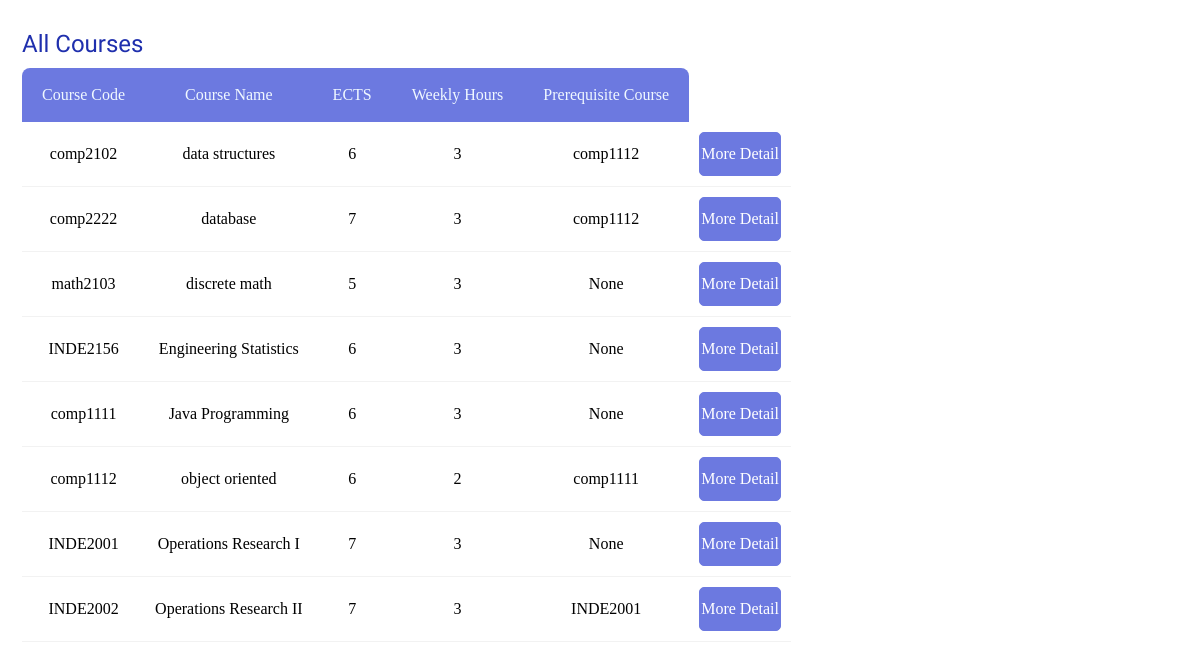
The app's page /main/courses.php with its own data.
### tables this page shows
CREATE TABLE IF NOT EXISTS course (
  courseCode varchar(10) NOT NULL,
  courseName varchar(100) NOT NULL,
  ects int(2) NOT NULL,
  numHours int(2) NOT NULL,
  prereq_courseCode varchar(10) DEFAULT NULL,
  PRIMARY KEY (courseCode),
  KEY fk_course_course1_idx (prereq_courseCode)
);

### main/courses.php (the view, shortened to what this page needs)
<?php
include ("conn.php");
$sql= "SELECT * FROM course order by courseName;";
$result = mysqli_query($conn,$sql);
$numOfFields = mysqli_num_fields($result);
$resultset = null;
while ($row = mysqli_fetch_array($result)) {
    $resultset[] = $row;
}
?>
<!DOCTYPE html>
<html lang="en">
    <head>
        <link rel="stylesheet" href="style.css">
    </head>
    <body>
        <div class="container">
            <div class="table-box">
                <span class="table-name">All Courses</span>
                <table cellspacing="0">
                    <tr>
                        <th>Course&nbsp;Code</th>
                        <th>Course&nbsp;Name</th>
                        <th>ECTS</th>
                        <th>Weekly&nbsp;Hours</th>
                        <th>Prerequisite&nbsp;Course</th>
                    </tr>
                    <?php
                    foreach($resultset as $row){
                        echo "<tr>";
                        for($i=0; $i<$numOfFields; $i++){
                            if($i==$numOfFields-1 && $row[$i]===null){
                                echo "<td> None </td>";
                            } else {
                                echo "<td>".$row[$i]."</td>";
                            }
                        }
                        echo "<td><a href='course-detail.php?courseCode=$row[0]'><div class='see-more'>More Detail</div></a></td>";
                        echo "</tr>";
                    }
                    ?>
                </table>
            </div>
        </div>
    </body>
</html>

### main/style.css (style rules this page uses)
* { padding: 0; margin: 0; }
a { text-decoration: none; font-style: none; color: black; }
.container { width: 98%; margin: 20px; margin-right: auto; margin-left: auto; }
.table-box { margin-bottom: 40px; padding: 10px; }
.table-name { display: block; font-size: 1.5rem; font-family: 'Nanum Gothic', sans-serif; color: #1f2fad; margin-bottom: 10px; }
table { max-width: 800px; border-radius: 8px; }
table tr:first-child { background: #6c79e0; color: aliceblue; }
th { padding-right: 20px; padding-left: 20px; padding-bottom: 18px; padding-top: 18px; font-weight: 100; }
th:first-child { border-top-left-radius: 8px; }
th:last-child { border-top-right-radius: 8px; }
td { border-bottom: 1px solid #f2f2f2; text-align: center; padding: 10px; }
.see-more { cursor: pointer; width: 80px; padding: 12px 0px; color: white; border-radius: 5px; border: 1px solid #6c79e0; background-color: #6c79e0; transition: background 0.3s; }

### records on screen
course: courseCode "comp2102", courseName "data structures", ects "6", numHours "3", prereq_courseCode "comp1112"
course: courseCode "comp2222", courseName "database", ects "7", numHours "3", prereq_courseCode "comp1112"
course: courseCode "math2103", courseName "discrete math", ects "5", numHours "3"
course: courseCode "INDE2156", courseName "Engineering Statistics", ects "6", numHours "3"
course: courseCode "comp1111", courseName "Java Programming", ects "6", numHours "3"
course: courseCode "comp1112", courseName "object oriented", ects "6", numHours "2", prereq_courseCode "comp1111"
course: courseCode "INDE2001", courseName "Operations Research I", ects "7", numHours "3"
course: courseCode "INDE2002", courseName "Operations Research II", ects "7", numHours "3", prereq_courseCode "INDE2001"
